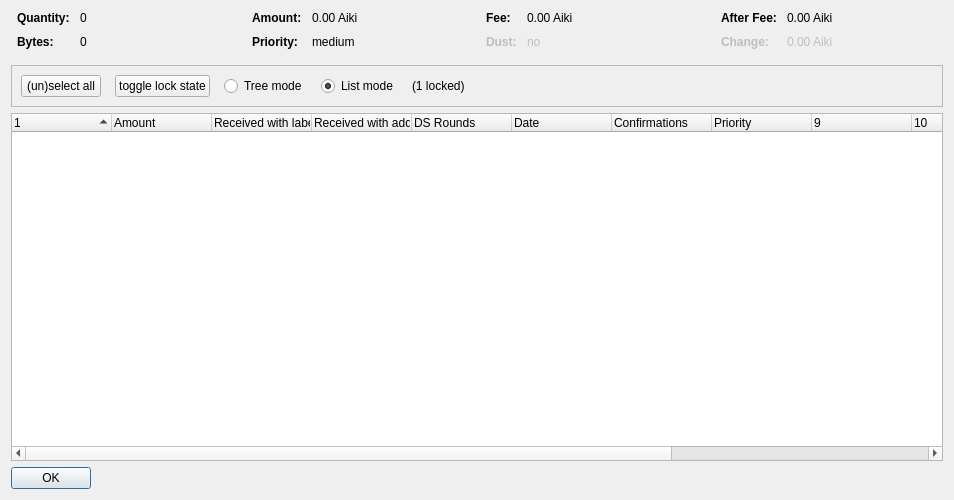
<?xml version="1.0" encoding="UTF-8"?>
<ui version="4.0">
 <class>CoinControlDialog</class>
 <widget class="QDialog" name="CoinControlDialog">
  <property name="geometry">
   <rect>
    <x>0</x>
    <y>0</y>
    <width>954</width>
    <height>500</height>
   </rect>
  </property>
  <property name="windowTitle">
   <string>Coin Selection</string>
  </property>
  <layout class="QVBoxLayout" name="verticalLayout">
   <item>
    <layout class="QHBoxLayout" name="horizontalLayoutTop" stretch="0,0,0,0">
     <property name="topMargin">
      <number>0</number>
     </property>
     <property name="bottomMargin">
      <number>10</number>
     </property>
     <item>
      <layout class="QFormLayout" name="formLayoutCoinControl1">
       <property name="horizontalSpacing">
        <number>10</number>
       </property>
       <property name="verticalSpacing">
        <number>10</number>
       </property>
       <property name="leftMargin">
        <number>6</number>
       </property>
       <property name="rightMargin">
        <number>6</number>
       </property>
       <item row="0" column="0">
        <widget class="QLabel" name="labelCoinControlQuantityText">
         <property name="font">
          <font>
           <weight>75</weight>
           <bold>true</bold>
          </font>
         </property>
         <property name="text">
          <string>Quantity:</string>
         </property>
        </widget>
       </item>
       <item row="0" column="1">
        <widget class="QLabel" name="labelCoinControlQuantity">
         <property name="cursor">
          <cursorShape>IBeamCursor</cursorShape>
         </property>
         <property name="contextMenuPolicy">
          <enum>Qt::ActionsContextMenu</enum>
         </property>
         <property name="text">
          <string notr="true">0</string>
         </property>
         <property name="textInteractionFlags">
          <set>Qt::LinksAccessibleByMouse|Qt::TextSelectableByKeyboard|Qt::TextSelectableByMouse</set>
         </property>
        </widget>
       </item>
       <item row="1" column="0">
        <widget class="QLabel" name="labelCoinControlBytesText">
         <property name="font">
          <font>
           <weight>75</weight>
           <bold>true</bold>
          </font>
         </property>
         <property name="text">
          <string>Bytes:</string>
         </property>
        </widget>
       </item>
       <item row="1" column="1">
        <widget class="QLabel" name="labelCoinControlBytes">
         <property name="cursor">
          <cursorShape>IBeamCursor</cursorShape>
         </property>
         <property name="contextMenuPolicy">
          <enum>Qt::ActionsContextMenu</enum>
         </property>
         <property name="text">
          <string notr="true">0</string>
         </property>
         <property name="textInteractionFlags">
          <set>Qt::LinksAccessibleByMouse|Qt::TextSelectableByKeyboard|Qt::TextSelectableByMouse</set>
         </property>
        </widget>
       </item>
      </layout>
     </item>
     <item>
      <layout class="QFormLayout" name="formLayoutCoinControl2">
       <property name="horizontalSpacing">
        <number>10</number>
       </property>
       <property name="verticalSpacing">
        <number>10</number>
       </property>
       <property name="leftMargin">
        <number>6</number>
       </property>
       <property name="rightMargin">
        <number>6</number>
       </property>
       <item row="0" column="0">
        <widget class="QLabel" name="labelCoinControlAmountText">
         <property name="font">
          <font>
           <weight>75</weight>
           <bold>true</bold>
          </font>
         </property>
         <property name="text">
          <string>Amount:</string>
         </property>
        </widget>
       </item>
       <item row="0" column="1">
        <widget class="QLabel" name="labelCoinControlAmount">
         <property name="cursor">
          <cursorShape>IBeamCursor</cursorShape>
         </property>
         <property name="contextMenuPolicy">
          <enum>Qt::ActionsContextMenu</enum>
         </property>
         <property name="text">
          <string notr="true">0.00 Aiki</string>
         </property>
         <property name="textInteractionFlags">
          <set>Qt::LinksAccessibleByMouse|Qt::TextSelectableByKeyboard|Qt::TextSelectableByMouse</set>
         </property>
        </widget>
       </item>
       <item row="1" column="0">
        <widget class="QLabel" name="labelCoinControlPriorityText">
         <property name="font">
          <font>
           <weight>75</weight>
           <bold>true</bold>
          </font>
         </property>
         <property name="text">
          <string>Priority:</string>
         </property>
        </widget>
       </item>
       <item row="1" column="1">
        <widget class="QLabel" name="labelCoinControlPriority">
         <property name="cursor">
          <cursorShape>IBeamCursor</cursorShape>
         </property>
         <property name="contextMenuPolicy">
          <enum>Qt::ActionsContextMenu</enum>
         </property>
         <property name="text">
          <string>medium</string>
         </property>
         <property name="textInteractionFlags">
          <set>Qt::LinksAccessibleByMouse|Qt::TextSelectableByKeyboard|Qt::TextSelectableByMouse</set>
         </property>
        </widget>
       </item>
      </layout>
     </item>
     <item>
      <layout class="QFormLayout" name="formLayoutCoinControl3">
       <property name="horizontalSpacing">
        <number>10</number>
       </property>
       <property name="verticalSpacing">
        <number>10</number>
       </property>
       <property name="leftMargin">
        <number>6</number>
       </property>
       <property name="rightMargin">
        <number>6</number>
       </property>
       <item row="0" column="0">
        <widget class="QLabel" name="labelCoinControlFeeText">
         <property name="font">
          <font>
           <weight>75</weight>
           <bold>true</bold>
          </font>
         </property>
         <property name="text">
          <string>Fee:</string>
         </property>
        </widget>
       </item>
       <item row="0" column="1">
        <widget class="QLabel" name="labelCoinControlFee">
         <property name="cursor">
          <cursorShape>IBeamCursor</cursorShape>
         </property>
         <property name="contextMenuPolicy">
          <enum>Qt::ActionsContextMenu</enum>
         </property>
         <property name="text">
          <string notr="true">0.00 Aiki</string>
         </property>
         <property name="textInteractionFlags">
          <set>Qt::LinksAccessibleByMouse|Qt::TextSelectableByKeyboard|Qt::TextSelectableByMouse</set>
         </property>
        </widget>
       </item>
       <item row="1" column="0">
        <widget class="QLabel" name="labelCoinControlLowOutputText">
         <property name="enabled">
          <bool>false</bool>
         </property>
         <property name="font">
          <font>
           <weight>75</weight>
           <bold>true</bold>
          </font>
         </property>
         <property name="text">
          <string>Dust:</string>
         </property>
        </widget>
       </item>
       <item row="1" column="1">
        <widget class="QLabel" name="labelCoinControlLowOutput">
         <property name="enabled">
          <bool>false</bool>
         </property>
         <property name="cursor">
          <cursorShape>IBeamCursor</cursorShape>
         </property>
         <property name="contextMenuPolicy">
          <enum>Qt::ActionsContextMenu</enum>
         </property>
         <property name="text">
          <string>no</string>
         </property>
         <property name="textInteractionFlags">
          <set>Qt::LinksAccessibleByMouse|Qt::TextSelectableByKeyboard|Qt::TextSelectableByMouse</set>
         </property>
        </widget>
       </item>
      </layout>
     </item>
     <item>
      <layout class="QFormLayout" name="formLayoutCoinControl4">
       <property name="horizontalSpacing">
        <number>10</number>
       </property>
       <property name="verticalSpacing">
        <number>10</number>
       </property>
       <property name="leftMargin">
        <number>6</number>
       </property>
       <property name="rightMargin">
        <number>6</number>
       </property>
       <item row="0" column="0">
        <widget class="QLabel" name="labelCoinControlAfterFeeText">
         <property name="font">
          <font>
           <weight>75</weight>
           <bold>true</bold>
          </font>
         </property>
         <property name="text">
          <string>After Fee:</string>
         </property>
        </widget>
       </item>
       <item row="0" column="1">
        <widget class="QLabel" name="labelCoinControlAfterFee">
         <property name="cursor">
          <cursorShape>IBeamCursor</cursorShape>
         </property>
         <property name="contextMenuPolicy">
          <enum>Qt::ActionsContextMenu</enum>
         </property>
         <property name="text">
          <string notr="true">0.00 Aiki</string>
         </property>
         <property name="textInteractionFlags">
          <set>Qt::LinksAccessibleByMouse|Qt::TextSelectableByKeyboard|Qt::TextSelectableByMouse</set>
         </property>
        </widget>
       </item>
       <item row="1" column="0">
        <widget class="QLabel" name="labelCoinControlChangeText">
         <property name="enabled">
          <bool>false</bool>
         </property>
         <property name="font">
          <font>
           <weight>75</weight>
           <bold>true</bold>
          </font>
         </property>
         <property name="text">
          <string>Change:</string>
         </property>
        </widget>
       </item>
       <item row="1" column="1">
        <widget class="QLabel" name="labelCoinControlChange">
         <property name="enabled">
          <bool>false</bool>
         </property>
         <property name="cursor">
          <cursorShape>IBeamCursor</cursorShape>
         </property>
         <property name="contextMenuPolicy">
          <enum>Qt::ActionsContextMenu</enum>
         </property>
         <property name="text">
          <string notr="true">0.00 Aiki</string>
         </property>
         <property name="textInteractionFlags">
          <set>Qt::LinksAccessibleByMouse|Qt::TextSelectableByKeyboard|Qt::TextSelectableByMouse</set>
         </property>
        </widget>
       </item>
      </layout>
     </item>
    </layout>
   </item>
   <item>
    <widget class="QFrame" name="frame">
     <property name="minimumSize">
      <size>
       <width>0</width>
       <height>40</height>
      </size>
     </property>
     <property name="frameShape">
      <enum>QFrame::StyledPanel</enum>
     </property>
     <property name="frameShadow">
      <enum>QFrame::Sunken</enum>
     </property>
     <layout class="QHBoxLayout" name="horizontalLayout">
      <item>
       <layout class="QHBoxLayout" name="horizontalLayoutPanel" stretch="0,0,0,0,0,0">
        <property name="spacing">
         <number>14</number>
        </property>
        <item>
         <widget class="QPushButton" name="pushButtonSelectAll">
          <property name="sizePolicy">
           <sizepolicy hsizetype="Maximum" vsizetype="Fixed">
            <horstretch>0</horstretch>
            <verstretch>0</verstretch>
           </sizepolicy>
          </property>
          <property name="text">
           <string>(un)select all</string>
          </property>
          <property name="autoDefault">
           <bool>false</bool>
          </property>
         </widget>
        </item>
        <item>
         <widget class="QPushButton" name="pushButtonToggleLock">
          <property name="sizePolicy">
           <sizepolicy hsizetype="Maximum" vsizetype="Fixed">
            <horstretch>0</horstretch>
            <verstretch>0</verstretch>
           </sizepolicy>
          </property>
          <property name="text">
           <string>toggle lock state</string>
          </property>
          <property name="autoDefault">
           <bool>false</bool>
          </property>
         </widget>
        </item>
        <item>
         <widget class="QRadioButton" name="radioTreeMode">
          <property name="sizePolicy">
           <sizepolicy hsizetype="Maximum" vsizetype="Fixed">
            <horstretch>0</horstretch>
            <verstretch>0</verstretch>
           </sizepolicy>
          </property>
          <property name="text">
           <string>Tree mode</string>
          </property>
         </widget>
        </item>
        <item>
         <widget class="QRadioButton" name="radioListMode">
          <property name="sizePolicy">
           <sizepolicy hsizetype="Maximum" vsizetype="Fixed">
            <horstretch>0</horstretch>
            <verstretch>0</verstretch>
           </sizepolicy>
          </property>
          <property name="text">
           <string>List mode</string>
          </property>
          <property name="checked">
           <bool>true</bool>
          </property>
         </widget>
        </item>
        <item>
         <widget class="QLabel" name="labelLocked">
          <property name="text">
           <string>(1 locked)</string>
          </property>
         </widget>
        </item>
        <item>
         <spacer name="horizontalSpacer">
          <property name="orientation">
           <enum>Qt::Horizontal</enum>
          </property>
          <property name="sizeHint" stdset="0">
           <size>
            <width>40</width>
            <height>20</height>
           </size>
          </property>
         </spacer>
        </item>
       </layout>
      </item>
     </layout>
    </widget>
   </item>
   <item>
    <widget class="CoinControlTreeWidget" name="treeWidget">
     <property name="contextMenuPolicy">
      <enum>Qt::CustomContextMenu</enum>
     </property>
     <property name="sortingEnabled">
      <bool>false</bool>
     </property>
     <property name="columnCount">
      <number>13</number>
     </property>
     <attribute name="headerShowSortIndicator" stdset="0">
      <bool>true</bool>
     </attribute>
     <attribute name="headerStretchLastSection">
      <bool>false</bool>
     </attribute>
     <column>
      <property name="text">
       <string/>
      </property>
     </column>
     <column>
      <property name="text">
       <string>Amount</string>
      </property>
     </column>
     <column>
      <property name="text">
       <string>Received with label</string>
      </property>
     </column>
     <column>
      <property name="text">
       <string>Received with address</string>
      </property>
     </column>
     <column>
      <property name="text">
       <string>DS Rounds</string>
      </property>
     </column>
     <column>
      <property name="text">
       <string>Date</string>
      </property>
     </column>
     <column>
      <property name="text">
       <string>Confirmations</string>
      </property>
      <property name="toolTip">
       <string>Confirmed</string>
      </property>
     </column>
     <column>
      <property name="text">
       <string>Priority</string>
      </property>
     </column>
     <column>
      <property name="text">
       <string/>
      </property>
     </column>
     <column>
      <property name="text">
       <string/>
      </property>
     </column>
     <column>
      <property name="text">
       <string/>
      </property>
     </column>
     <column>
      <property name="text">
       <string/>
      </property>
     </column>
     <column>
      <property name="text">
       <string/>
      </property>
     </column>
    </widget>
   </item>
   <item>
    <widget class="QDialogButtonBox" name="buttonBox">
     <property name="sizePolicy">
      <sizepolicy hsizetype="Maximum" vsizetype="Fixed">
       <horstretch>0</horstretch>
       <verstretch>0</verstretch>
      </sizepolicy>
     </property>
     <property name="orientation">
      <enum>Qt::Horizontal</enum>
     </property>
     <property name="standardButtons">
      <set>QDialogButtonBox::Ok</set>
     </property>
    </widget>
   </item>
  </layout>
 </widget>
 <customwidgets>
  <customwidget>
   <class>CoinControlTreeWidget</class>
   <extends>QTreeWidget</extends>
   <header>coincontroltreewidget.h</header>
  </customwidget>
 </customwidgets>
 <resources/>
 <connections/>
</ui>
